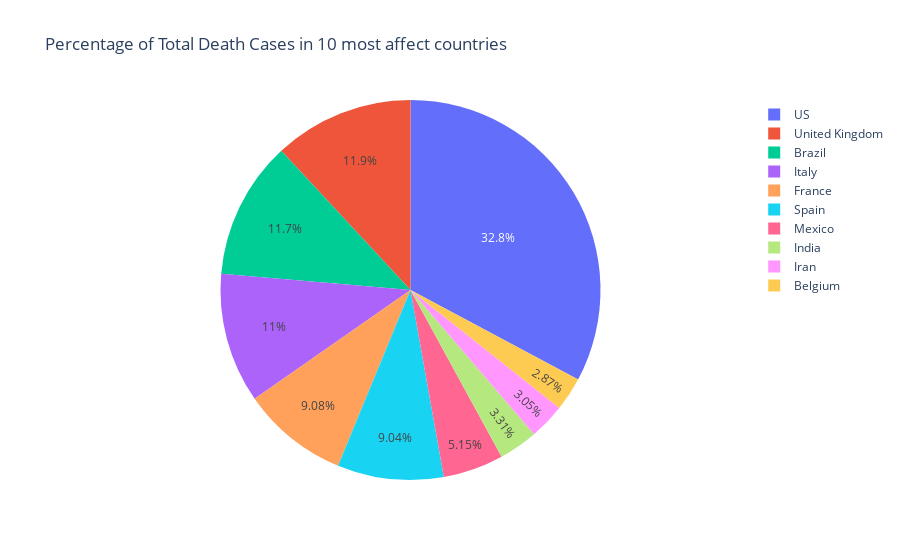

Source (notebook cell):
### Code cell
deaths_by_country = df.groupby('Country')['Deaths'].sum()
desc = deaths_by_country.sort_values(ascending=False)
country_list = [desc.index[i] for i in range(10)]
country_list

filtered_data = df[df['Country'].isin(country_list)]
filtered_data

fig=px.pie(filtered_data,values='Deaths',names='Country',title="Percentage of Total Death Cases in 10 most affect countries")
fig.show()

### Figure 1 — Plotly figure (JSON) as saved in the notebook; plotly's stock layout.template omitted (floating-point values rounded to 4 significant figures; data arrays with more than 128 entries replaced by an {"elided": "..."} marker saying what was removed)
{"data": [{"domain": {"x": [0, 1], "y": [0, 1]}, "hovertemplate": "Country=%{label}<br>Deaths=%{value}<extra></extra>", "labels": {"elided": "4639 str values"}, "legendgroup": "", "name": "", "showlegend": true, "type": "pie", "values": {"elided": "4639 int values"}}], "layout": {"legend": {"tracegroupgap": 0}, "title": {"text": "Percentage of Total Death Cases in 10 most affect countries"}}}
